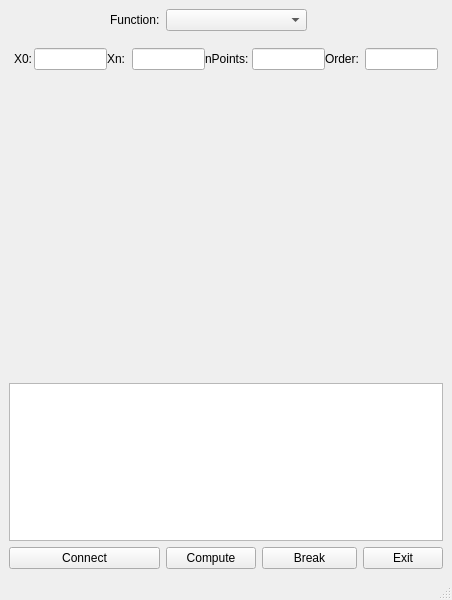
<?xml version="1.0" encoding="UTF-8"?>
<ui version="4.0">
 <class>MainWindow</class>
 <widget class="QMainWindow" name="MainWindow">
  <property name="geometry">
   <rect>
    <x>0</x>
    <y>0</y>
    <width>452</width>
    <height>600</height>
   </rect>
  </property>
  <property name="windowTitle">
   <string>MainWindow</string>
  </property>
  <widget class="QWidget" name="centralwidget">
   <layout class="QGridLayout" name="gridLayout_2">
    <item row="4" column="7">
     <widget class="QPushButton" name="Exit">
      <property name="text">
       <string>Exit</string>
      </property>
     </widget>
    </item>
    <item row="3" column="0" colspan="8">
     <widget class="QPlainTextEdit" name="Debugger">
      <property name="enabled">
       <bool>true</bool>
      </property>
      <property name="sizePolicy">
       <sizepolicy hsizetype="Preferred" vsizetype="Preferred">
        <horstretch>0</horstretch>
        <verstretch>0</verstretch>
       </sizepolicy>
      </property>
      <property name="plainText">
       <string/>
      </property>
     </widget>
    </item>
    <item row="4" column="0" colspan="3">
     <widget class="QPushButton" name="Connect">
      <property name="text">
       <string>Connect</string>
      </property>
     </widget>
    </item>
    <item row="1" column="0" colspan="8">
     <layout class="QHBoxLayout" name="horizontalLayout" stretch="0,0,0,0,0,0,0,0">
      <property name="spacing">
       <number>0</number>
      </property>
      <property name="sizeConstraint">
       <enum>QLayout::SetMinimumSize</enum>
      </property>
      <property name="leftMargin">
       <number>5</number>
      </property>
      <property name="topMargin">
       <number>10</number>
      </property>
      <property name="rightMargin">
       <number>5</number>
      </property>
      <item>
       <widget class="QLabel" name="X0L">
        <property name="minimumSize">
         <size>
          <width>20</width>
          <height>24</height>
         </size>
        </property>
        <property name="maximumSize">
         <size>
          <width>20</width>
          <height>24</height>
         </size>
        </property>
        <property name="text">
         <string>X0:</string>
        </property>
       </widget>
      </item>
      <item>
       <widget class="QLineEdit" name="X0"/>
      </item>
      <item>
       <widget class="QLabel" name="XnL">
        <property name="minimumSize">
         <size>
          <width>25</width>
          <height>24</height>
         </size>
        </property>
        <property name="maximumSize">
         <size>
          <width>20</width>
          <height>24</height>
         </size>
        </property>
        <property name="text">
         <string>Xn:</string>
        </property>
        <property name="margin">
         <number>5</number>
        </property>
       </widget>
      </item>
      <item>
       <widget class="QLineEdit" name="Xn"/>
      </item>
      <item>
       <widget class="QLabel" name="nPointsL">
        <property name="minimumSize">
         <size>
          <width>47</width>
          <height>24</height>
         </size>
        </property>
        <property name="maximumSize">
         <size>
          <width>35</width>
          <height>24</height>
         </size>
        </property>
        <property name="text">
         <string>nPoints:</string>
        </property>
        <property name="margin">
         <number>5</number>
        </property>
       </widget>
      </item>
      <item>
       <widget class="QLineEdit" name="nPoints"/>
      </item>
      <item>
       <widget class="QLabel" name="OrderL">
        <property name="minimumSize">
         <size>
          <width>40</width>
          <height>24</height>
         </size>
        </property>
        <property name="maximumSize">
         <size>
          <width>30</width>
          <height>24</height>
         </size>
        </property>
        <property name="text">
         <string>Order:</string>
        </property>
        <property name="margin">
         <number>5</number>
        </property>
       </widget>
      </item>
      <item>
       <widget class="QLineEdit" name="Order"/>
      </item>
     </layout>
    </item>
    <item row="0" column="3" colspan="3">
     <widget class="QComboBox" name="Functions"/>
    </item>
    <item row="4" column="3" colspan="2">
     <widget class="QPushButton" name="Compute">
      <property name="text">
       <string>Compute</string>
      </property>
     </widget>
    </item>
    <item row="0" column="2">
     <widget class="QLabel" name="FuncL">
      <property name="text">
       <string>Function:</string>
      </property>
     </widget>
    </item>
    <item row="4" column="5" colspan="2">
     <widget class="QPushButton" name="Break">
      <property name="text">
       <string>Break</string>
      </property>
     </widget>
    </item>
    <item row="2" column="0" colspan="8">
     <widget class="QCustomPlot" name="Plot" native="true">
      <property name="minimumSize">
       <size>
        <width>0</width>
        <height>300</height>
       </size>
      </property>
     </widget>
    </item>
   </layout>
  </widget>
  <widget class="QMenuBar" name="menubar">
   <property name="geometry">
    <rect>
     <x>0</x>
     <y>0</y>
     <width>452</width>
     <height>20</height>
    </rect>
   </property>
  </widget>
  <widget class="QStatusBar" name="statusbar"/>
 </widget>
 <customwidgets>
  <customwidget>
   <class>QCustomPlot</class>
   <extends>QWidget</extends>
   <header>qcustomplot.h</header>
   <container>1</container>
  </customwidget>
 </customwidgets>
 <resources/>
 <connections/>
</ui>
